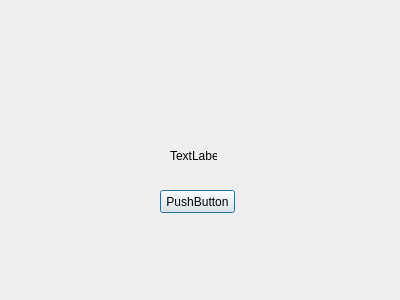
<?xml version="1.0" encoding="UTF-8"?>
<ui version="4.0">
 <class>Dialog</class>
 <widget class="QDialog" name="Dialog">
  <property name="geometry">
   <rect>
    <x>0</x>
    <y>0</y>
    <width>400</width>
    <height>300</height>
   </rect>
  </property>
  <property name="windowTitle">
   <string>Dialog</string>
  </property>
  <widget class="QLabel" name="label">
   <property name="geometry">
    <rect>
     <x>170</x>
     <y>150</y>
     <width>47</width>
     <height>12</height>
    </rect>
   </property>
   <property name="text">
    <string>TextLabel</string>
   </property>
  </widget>
  <widget class="QPushButton" name="pushButton">
   <property name="geometry">
    <rect>
     <x>160</x>
     <y>190</y>
     <width>75</width>
     <height>23</height>
    </rect>
   </property>
   <property name="text">
    <string>PushButton</string>
   </property>
  </widget>
 </widget>
 <resources/>
 <connections/>
</ui>
